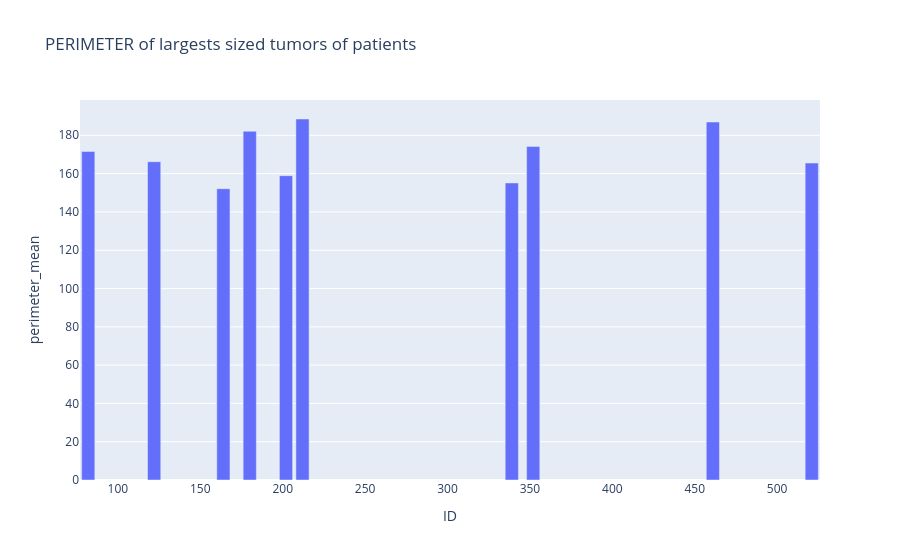

Write notebook code for a chart like this one.
### Code cell
PATIENTS = size["id"]
labels = PATIENTS.index
SIZE = size["perimeter_mean"]
figure = px.bar(size, x= labels, y= SIZE, title = 'PERIMETER of largests sized tumors of patients')
figure.update_layout(xaxis_title = 'ID')
figure.show()

### Figure 1 — Plotly figure (JSON) as saved in the notebook; plotly's stock layout.template omitted (floating-point values rounded to 4 significant figures)
{"data": [{"hovertemplate": "x=%{x}<br>perimeter_mean=%{y}<extra></extra>", "legendgroup": "", "marker": {"color": "#636efa", "pattern": {"shape": ""}}, "name": "", "orientation": "v", "showlegend": false, "textposition": "auto", "type": "bar", "x": [212, 461, 180, 352, 82, 521, 122, 339, 202, 164], "xaxis": "x", "y": [188.5, 186.9, 182.1, 174.2, 171.5, 165.5, 166.2, 155.1, 158.9, 152.1], "yaxis": "y"}], "layout": {"barmode": "relative", "legend": {"tracegroupgap": 0}, "title": {"text": "PERIMETER of largests sized tumors of patients"}, "xaxis": {"anchor": "y", "domain": [0, 1], "title": {"text": "ID"}}, "yaxis": {"anchor": "x", "domain": [0, 1], "title": {"text": "perimeter_mean"}}}}
